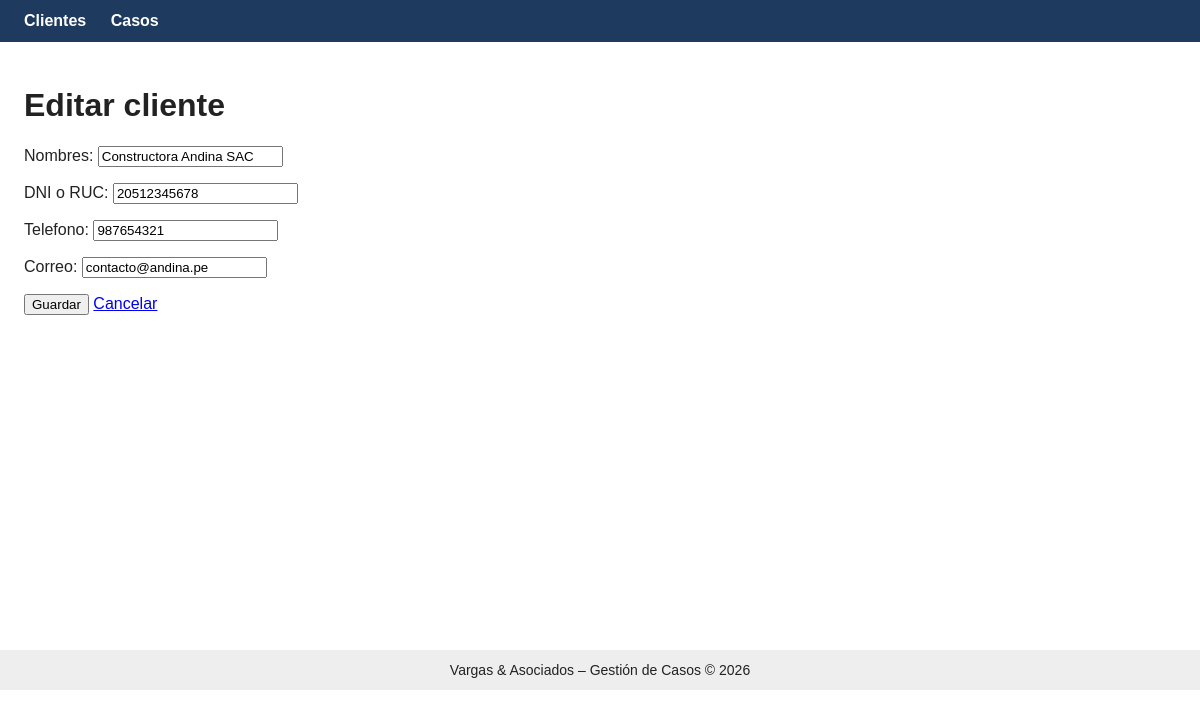
Page /clientes/1/editar/ on the committed database.
### casos/models.py (models this page shows, shortened)
class Cliente(models.Model):
    nombres = models.CharField(max_length=150)
    documento = models.CharField("DNI o RUC", max_length=11, unique=True)
    telefono = models.CharField(max_length=20, blank=True)
    correo = models.EmailField(blank=True)

### casos/views.py (the view)
# urls.py: path("clientes/<int:id>/editar/", views.editar_cliente, name="editar_cliente"),
def editar_cliente(request, id):
    cliente = get_object_or_404(Cliente, pk=id)
    if request.method == "POST":
        form = ClienteForm(request.POST, instance=cliente)
        if form.is_valid():
            form.save()
            messages.success(request, "Cliente actualizado correctamente.")
            return redirect("casos:lista_clientes")
    else:
        form = ClienteForm(instance=cliente)
    return render(request, "casos/cliente_form.html", {"form": form, "titulo": "Editar cliente"})

### casos/forms.py
class ClienteForm(forms.ModelForm):
    class Meta:
        model = Cliente
        fields = ["nombres", "documento", "telefono", "correo"]

### casos/templates/casos/cliente_form.html (shortened to what this page needs)
{% extends "casos/base.html" %}
{% block contenido %}
<h1>{{ titulo }}</h1>
<form method="post">
  {{ form.as_p }}
  <button type="submit">Guardar</button>
  <a href="{% url 'casos:lista_clientes' %}">Cancelar</a>
</form>
{% endblock %}

### casos/templates/casos/base.html (style rules this page uses)
body { font-family: Arial, sans-serif; margin: 0; color: #222; }

### rows in the picture
Cliente: nombres "Constructora Andina SAC", documento "20512345678", telefono "987654321", correo "contacto@andina.pe"

### other values in the picture
{{ titulo }} "Editar cliente"
